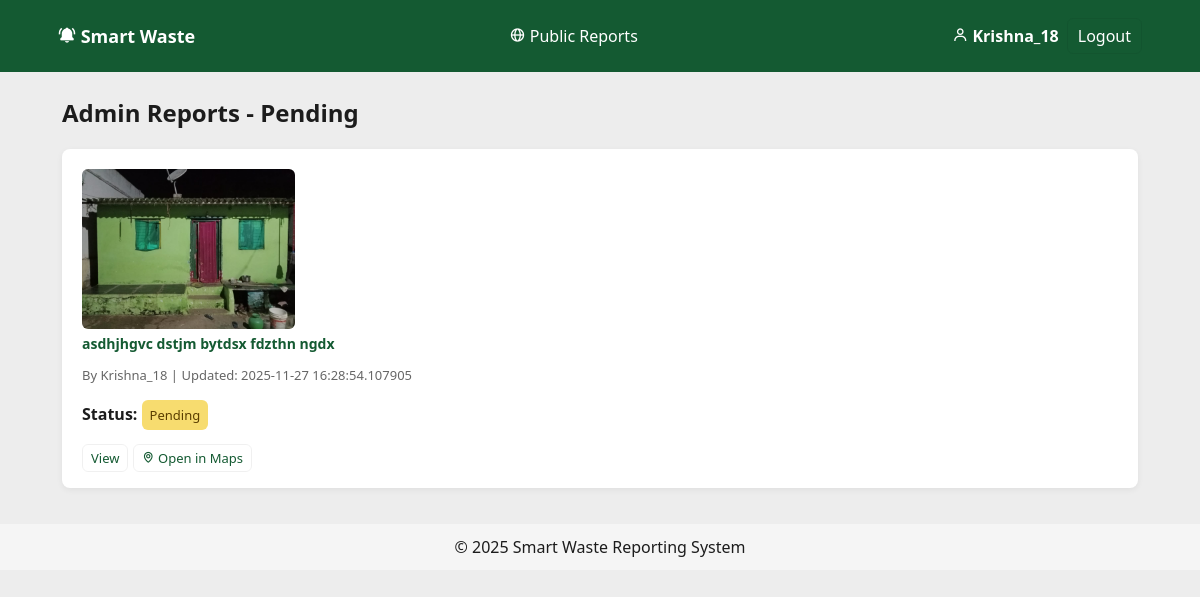
The app's page /admin/reports?filter=pending (signed in) with its own data.
### tables this page shows
CREATE TABLE users (
        id INTEGER PRIMARY KEY AUTOINCREMENT,
        username TEXT NOT NULL,
        email TEXT UNIQUE NOT NULL,
        phone TEXT,
        password_hash TEXT NOT NULL,
        role TEXT NOT NULL,
        created_at TEXT
    , firebase_uid TEXT);

CREATE TABLE complaints (
        id INTEGER PRIMARY KEY AUTOINCREMENT,
        user_id INTEGER NOT NULL,
        worker_id INTEGER,
        description TEXT NOT NULL,
        image_before_path TEXT NOT NULL,
        image_after_path TEXT,
        latitude REAL,
        longitude REAL,
        status TEXT NOT NULL,
        created_at TEXT,
        updated_at TEXT,
        FOREIGN KEY (user_id) REFERENCES users(id),
        FOREIGN KEY (worker_id) REFERENCES users(id)
    );

### app.py (the view)
@app.route('/admin/reports')
@login_required
@role_required('admin')
def admin_reports():
    db = get_db()
    cur = db.cursor()
    f = (request.args.get('filter') or '').strip().lower()
    if f == 'pending':
        cur.execute("SELECT c.*, u.username as reporter FROM complaints c JOIN users u ON c.user_id=u.id WHERE c.status='Pending' ORDER BY c.created_at DESC")
    elif f == 'inprogress':
        cur.execute("SELECT c.*, u.username as reporter FROM complaints c JOIN users u ON c.user_id=u.id WHERE c.status IN ('Accepted','In Progress') ORDER BY c.created_at DESC")
    elif f == 'completed':
        cur.execute("SELECT c.*, u.username as reporter FROM complaints c JOIN users u ON c.user_id=u.id WHERE c.status='Completed' ORDER BY c.updated_at DESC")
    else:
        cur.execute("SELECT c.*, u.username as reporter FROM complaints c JOIN users u ON c.user_id=u.id ORDER BY c.created_at DESC")
    reports = cur.fetchall()
    return render_template('admin_reports.html', reports=reports, filter=f)

### app.py (called while the page is built)
@app.context_processor
def inject_now():
    return {'now': datetime.utcnow}

def login_required(f):
    from functools import wraps
    @wraps(f)
    def decorated_function(*args, **kwargs):
        if 'user_id' not in session:
            flash('Please log in to access this page.', 'warning')
            return redirect(url_for('login'))
        return f(*args, **kwargs)
    return decorated_function

def role_required(role):
    from functools import wraps
    def decorator(f):
        @wraps(f)
        def decorated_function(*args, **kwargs):
            if 'role' not in session or session.get('role') != role:
                flash('Unauthorized access.', 'danger')
                return redirect(url_for('login'))
            return f(*args, **kwargs)
        return decorated_function
    return decorator

### db.py (called while the page is built)
def get_db():
    db = getattr(g, '_database', None)
    if db is None:
        db = sqlite3.connect(DB_PATH)
        db.row_factory = sqlite3.Row
        g._database = db
    return db

def close_connection(e=None):
    db = getattr(g, '_database', None)
    if db is not None:
        db.close()

### templates/admin_reports.html
{% extends 'base.html' %}
{% block content %}
<section data-aos="fade-up">
  <h2>Admin Reports {% if filter %}- {{ filter|title }}{% endif %}</h2>
  <div class="cards-list">
    {% for c in reports %}
    <div class="card report" data-aos="fade-up">
      <div class="card-row">
        <div class="img-col">
          {% if c['image_before_path'] %}
            <img src="/{{ c['image_before_path'] }}" alt="before">
          {% else %}
            <div class="muted">No image</div>
          {% endif %}
        </div>
      </div>
      <div class="card-body">
        <h3>{{ c['description'] }}</h3>
        <p class="muted">By {{ c['reporter'] }} | Updated: {{ c['updated_at'] }}</p>
        <p><strong>Status:</strong> <span class="badge {{ c['status']|lower|replace(' ', '-') }}">{{ c['status'] }}</span></p>
        <div class="card-actions">
          <a class="btn small" href="{{ url_for('complaint_detail', cid=c['id']) }}">View</a>
          {% if c['latitude'] and c['longitude'] %}
            <a class="btn small" href="https://www.google.com/maps?q={{ c['latitude'] }},{{ c['longitude'] }}" target="_blank"><i class='bx bx-map'></i> Open in Maps</a>
          {% endif %}
        </div>
      </div>
    </div>
    {% else %}
      <p>No reports found for this filter.</p>
    {% endfor %}
  </div>
</section>
{% endblock %}

### templates/base.html (shortened to what this page needs)
<!doctype html>
<html lang="en">
  <head>
    <link href='https://unpkg.com/boxicons@2.1.4/css/boxicons.min.css' rel='stylesheet'>
    <link href="https://unpkg.com/aos@2.3.1/dist/aos.css" rel="stylesheet">
    <link rel="stylesheet" href="{{ url_for('static', filename='css/styles.css') }}">
  </head>
  <body>
    <header class="site-header">
      <nav class="navbar">
        <div class="brand"> <i class='bx bxs-bell-ring'></i> Smart Waste</div>
        <ul class="nav-links">
          {% if session.get('role') == 'user' %}
            <li><a href="{{ url_for('user_dashboard') }}"><i class='bx bxs-dashboard'></i> Dashboard</a></li>
            <li><a href="{{ url_for('new_complaint') }}"><i class='bx bx-plus-circle'></i> New Report</a></li>
            <li><a href="{{ url_for('my_complaints') }}"><i class='bx bx-list-ul'></i> My Reports</a></li>
            <li><a href="{{ url_for('public_reports') }}"><i class='bx bx-globe'></i> Public Reports</a></li>
          {% else %}
            <li><a href="{{ url_for('public_reports') }}"><i class='bx bx-globe'></i> Public Reports</a></li>
          {% endif %}
        </ul>
        <div class="auth-links">
          {% if session.get('user_id') %}
            <a href="{{ url_for('profile') }}" class="user"> <i class='bx bx-user'></i> {{ session.get('username') }}</a>
            <a href="{{ url_for('logout') }}" class="btn btn-ghost">Logout</a>
          {% else %}
            <a href="{{ url_for('login') }}" class="btn">Login</a>
            <a href="{{ url_for('register') }}" class="btn btn-outline">Register</a>
          {% endif %}
        </div>
      </nav>
    </header>
    <main class="container">
      {% block content %}{% endblock %}
    </main>
    <footer class="site-footer">
      <div>© {{ now().year }} Smart Waste Reporting System</div>
    </footer>
  </body>
</html>

### static/css/styles.css (style rules this page uses)
:root { --primary: #2ECC71; --dark: #145A32; --white: #FFFFFF; --charcoal: #1C1C1C; --light: #EDEDED; }
* { box-sizing:border-box }
body { font-family:Segoe UI, Roboto, Arial, sans-serif; margin:0; background:var(--light); color:var(--charcoal) }
.site-header { background:var(--dark); color:var(--white); padding:10px 0 }
.navbar { max-width:1100px; margin:0 auto; display:flex; align-items:center; justify-content:space-between; padding:8px }
.brand { font-weight:700; font-size:18px }
.nav-links { list-style:none; display:flex; gap:12px; margin:0; padding:0 }
.nav-links li a { color:var(--white); text-decoration:none; padding:8px }
.auth-links { display:flex; gap:8px; align-items:center }
.btn { background:var(--white); color:var(--dark); border-radius:6px; padding:6px 10px; text-decoration:none; border:1px solid rgba(0,0,0,0.06) }
.auth-links .user { color:var(--white); text-decoration:none; font-weight:600 }
.btn.small { padding:4px 8px; font-size:13px }
.btn.btn-ghost { background:transparent; color:var(--white) }
.container { max-width:1100px; margin:24px auto; padding:0 12px }
.card { background:var(--white); border-radius:8px; padding:16px; box-shadow:0 2px 6px rgba(0,0,0,0.06); flex:0 1 220px; min-width:180px; max-width:320px }
.card-body h3 { font-size:1rem }
@media (min-width:1100px) { .card { flex:initial; max-width:none; padding:20px } }
.card-body h3 { margin:0; font-size:14px; color:var(--dark) }
.muted { color:#666; font-size:13px }
.badge { display:inline-block; padding:6px 8px; border-radius:6px; font-size:13px }
.badge.pending { background:#f7dc6f; color:#5a3e00 }
.cards-list { display:grid; grid-template-columns:repeat(auto-fit,minmax(300px,1fr)); gap:16px }
.report .card-row { display:flex; gap:8px }
.report img { width:100%; height:160px; object-fit:cover; border-radius:6px }
.site-footer { padding:12px 0; background:#f5f5f5; text-align:center; margin-top:36px }

### records on screen
users: get "Krishna_18"
complaints: status "Pending", image_before_path (picture), description "asdhjhgvc dstjm bytdsx fdzthn ngdx", reporter "Krishna_18", updated_at "2025-11-27 16:28:54.107905"
